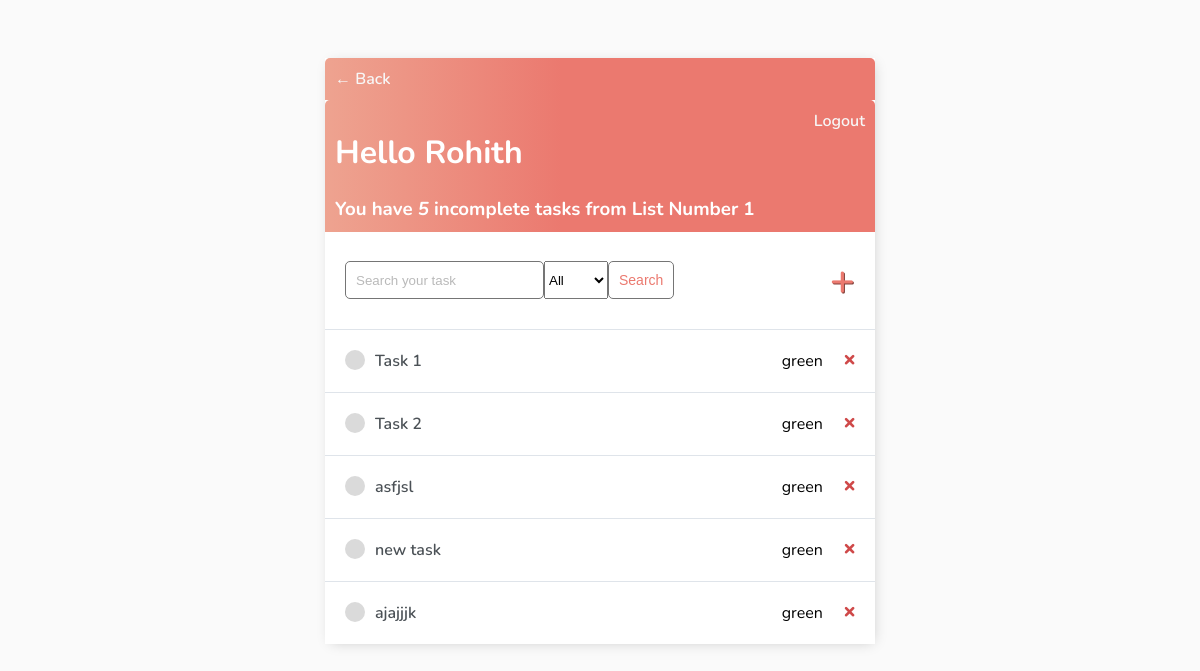
The page /lists/10/tasks/ (signed in) on the database as committed earlier.
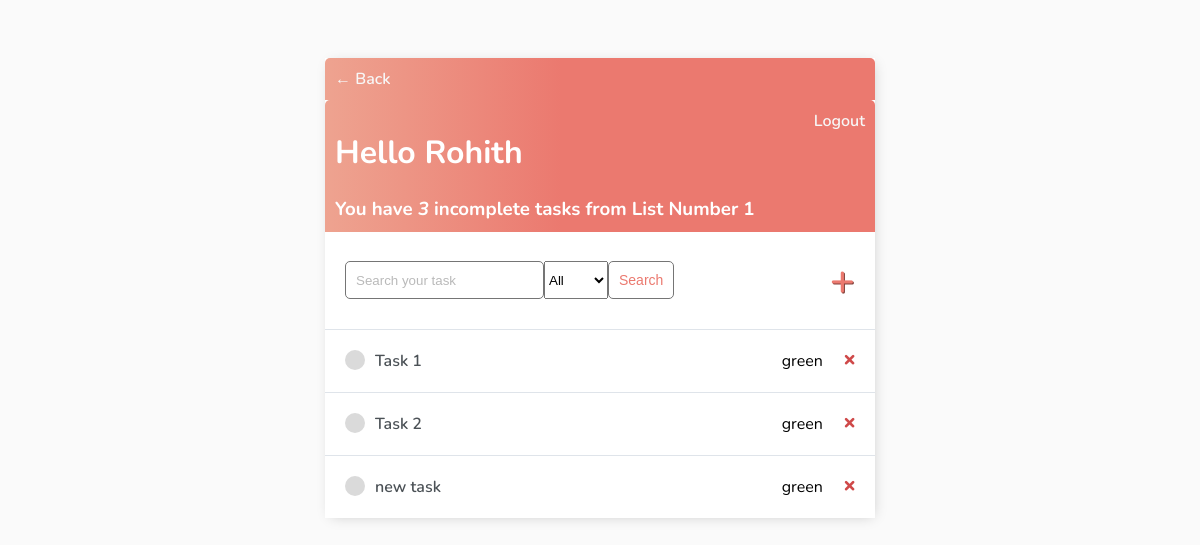
The same page on the database as committed later.
### base/models.py (models this page shows)
class AbstractModel(models.Model):
    created_on = models.DateTimeField(auto_now_add=True)
    deleted_on = models.DateTimeField(null=True, blank=True)
    updated_on = models.DateTimeField(auto_now=True)
    created_by = models.ForeignKey(User, on_delete=models.CASCADE, null=True, blank=True, related_name='%(class)s_requests_created')
    updated_by = models.ForeignKey(User, on_delete=models.CASCADE, null=True, blank=True, related_name='%(class)s_requests_updated')
    deleted_by = models.ForeignKey(User, on_delete=models.CASCADE, null=True, blank=True, related_name='%(class)s_requests_deleted')
    class Meta:
        abstract = True

class Task(AbstractModel):
    title = models.CharField(max_length=200)
    description = models.TextField(default='', blank=True)
    complete = models.BooleanField(default=False)
    tags = models.CharField(max_length=6, choices=TAGS_CHOICES, default='GREEN')
    listno = models.ForeignKey(List, on_delete=models.CASCADE, null=True, blank=True)
    def __str__(self):
        return self.title
    class Meta:
        ordering = ['complete']

### base/views/TaskList.py (the view)
# urls.py: path('<int:listid>/tasks/', TaskList.as_view(), name='tasks'),
class TaskList(LoginRequiredMixin, ListView):
    model = Task
    context_object_name = 'tasks'
    def get_context_data(self, **kwargs):
        context = super().get_context_data(**kwargs)
        context['tasks'] = context['tasks'].filter(created_by=self.request.user, listno=self.kwargs['listid'])
        context['count'] = context['tasks'].filter(complete=False).count()
        context['list'] = List.objects.get(id=self.kwargs['listid'])
        context['listname'] = List.objects.get(id=self.kwargs['listid'])
        search_input = self.request.GET.get('search-area') or ''
        if search_input:
            context['tasks'] = context['tasks'].filter(title__startswith=search_input)
        context['search_input'] = search_input
        search_input_tags = self.request.GET.get('search-area-tags') or ''
        if search_input_tags:
            context['tasks'] = context['tasks'].filter(tags__startswith=search_input_tags)
        context['search_input_tags'] = search_input_tags
        return context

### base/models.py (called while the page is built)
    def __str__(self):
        return self.title

### base/templates/base/task_list.html (shortened to what this page needs)
{% extends 'base/main.html' %}
{% block content %}
<div class="header-bar">
    <a href="{% url 'lists' %}">&#8592; Back</a>
</div>
<div class="header-bar">
    <div>
        <h1> Hello {{request.user|title}} </h1>
        <h3 style="margin:0">You have <i>{{count}} </i> incomplete tasks from {{listname}}</h3>
    </div>
    {% if request.user.is_authenticated %}
    <a href="{% url 'logout' %}">Logout</a>
    {% else %}
    <a href="{% url 'login' %}">Login</a>
    {% endif %}
</div>
<div id="search-add-wrapper">
    <form method="GET" style="display: flex;">
        <input type='text' name='search-area' placeholder="Search your task" value="{{search_input}}">
        <select id="tags" name="search-area-tags" placeholder="Tags" value="{{search_input_tags}}">
            <option value="">All</option>
          </select>
        <input class="button" type="submit" value='Search'>
    </form>
    {% if tasks|length > 0 %}
    <a id="add-link" href="{% url 'task-create' list.id %}"> &#x2b;</a>
    {% endif %}
</div>
<div id="tasklist" class="task-items-wrapper">
    {% for task in tasks %}
        {% if task.id  %}
        <div class="task-wrapper" data-position="{{task.pk}}">
            <div class="task-title">
                {% if task.complete %}
                <div class="task-complete-icon"></div>
                <i><s><a href="{% url 'task-update' listid=list.id pk=task.id %}">{{task}} </a></s></i>
                {% else %}
                <div class="task-incomplete-icon"></div>
                <a href="{% url 'task-update' listid=list.id pk=task.id %}">{{task}}</a> {% endif %}
            </div>
            <div class="task-controls">
                <span class="handle">&nbsp;{{task.tags}}</span>
                <a class="delete-link" href="{% url 'task-delete' listid=list.id pk=task.id %}">&#215;&nbsp;&nbsp;&nbsp;</a>
            </div>
        </div>
        {% endif %}
        {% empty %}
        <div style="text-align: center; padding-bottom: 10px; line-height: 1em;">
            <h3>No new tasks are created.</h3>
            <h3>Create a <a style="text-decoration: none; color: #e53935;" href="{% url 'task-create' list.id %}"> New task</a> ! </h3>
        </div>
    {% endfor %}
</div>
{% endblock content%}

Rows that differ between the two databases and show on the page:
removed Task: title "asfjsl", tags "green"
removed Task: title "ajajjjk", tags "green"
Other text that changed with them:
{{ count }}: "5" → "3"
